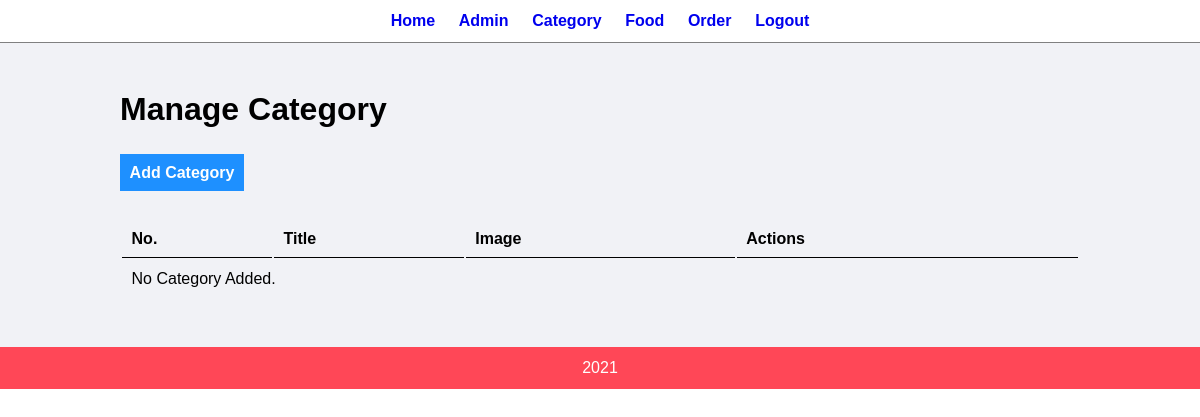
The page /admin/manage-category.php on the database as committed earlier.
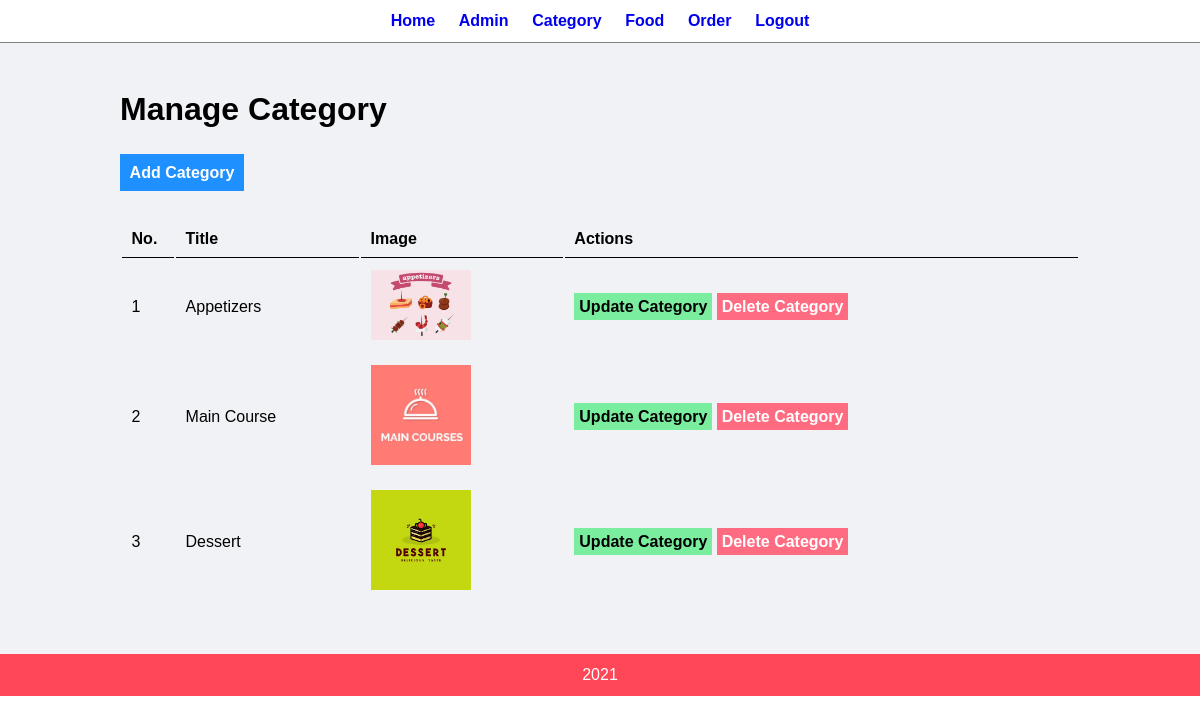
The same page on the database as committed later.
### tables this page shows
CREATE TABLE `tbl_category` (
  `id` int(10) UNSIGNED NOT NULL,
  `title` varchar(100) NOT NULL,
  `image_name` varchar(255) NOT NULL,
  `featured` varchar(10) NOT NULL,
  `active` varchar(10) NOT NULL
);

### admin/manage-category.php (the view, shortened to what this page needs)
<?php include('partials/menu.php') ?>
<div class="main-content">
    <div class="wrapper">
        <h1>Manage Category</h1>
        <br /> <br />
        <a href="<?php echo SITEURL; ?>admin/add-category.php" class="btn-primary">Add Category</a>
        <br /><br /> <br />
        <table class="tbl-full">
            <tr>
                <th>No.</th>
                <th>Title</th>
                <th>Image</th>
                <th>Actions</th>
            </tr>
            <?php
                $sql = "SELECT * FROM tbl_category";
                $res = mysqli_query($conn, $sql);
                $count = mysqli_num_rows($res);
                $no = 1;
                if($count>0) {
                    while($row=mysqli_fetch_assoc($res)) {
                        $id = $row['id'];
                        $title = $row['title'];
                        $image_name = $row['image_name'];
                        ?>
                        <tr>
                            <td><?php echo $no++ ?></td>
                            <td><?php echo $title ?></td>
                            <td>
                                <?php
                                    if($image_name!="") {
                                        ?>
                                        <img src="<?php echo SITEURL; ?>images/category/<?php echo $image_name; ?>" width="100px">
                                        <?php
                                    }
                                    else {
                                        echo "<div class='error'>Image not Added.</div>";
                                    }
                                ?>
                            </td>
                            <td>
                                <a href="<?php echo SITEURL; ?>admin/update-category.php?id=<?php echo $id; ?>" class="btn-secondary">Update Category</a>
                                <a href="<?php echo SITEURL; ?>admin/delete-category.php?id=<?php echo $id; ?>&image_name=<?php echo $image_name; ?>" class="btn-danger">Delete Category</a>
                            </td>
                        </tr>
                        <?php
                    }
                }
                else {
                    ?>
                    <tr>
                        <td colspan="6"><div class="error">No Category Added.</div></td>
                    </tr>
                    <?php
                }
            ?>
        </table>
    </div>
</div>
<?php include('partials/footer.php') ?>

Rows that differ between the two databases and show on the page:
added tbl_category: title "Appetizers", image_name (picture)
added tbl_category: title "Main Course", image_name (picture)
added tbl_category: title "Dessert", image_name (picture)
Other text that changed with them:
text no longer shown: "No Category Added."
